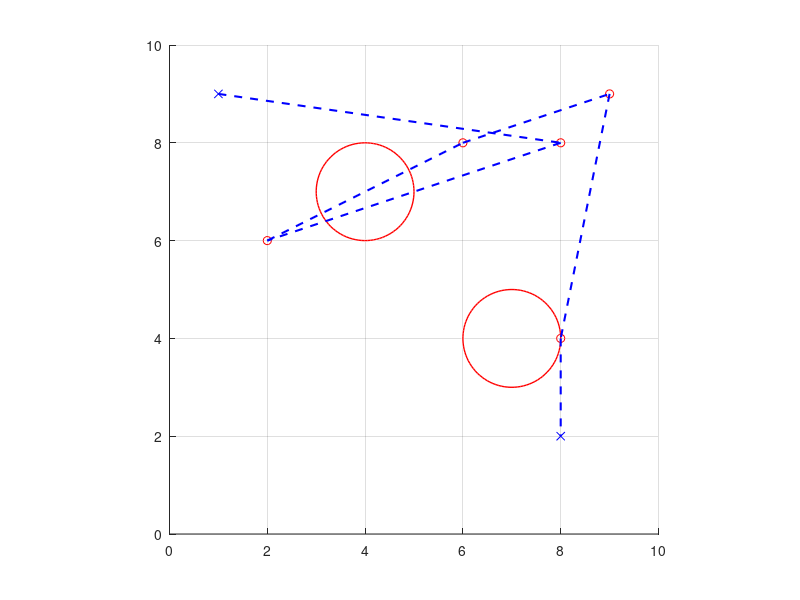

This chart was generated by the following MATLAB code: (Note: this script raises an error after producing the figure.)
%%%% TWO CIRCLE, FIVE REFERENCE POINT %%%%

clear all;
close all;

% Initial Situation

A = [1 9];
B = [8 2];

P = [8 8];
P2 = [2 6];
P3 = [6 8];
P4 = [9 9];
P5 = [8 4];

Ps = [P, P2, P3, P4, P5];

center = [4 7];
center2 = [7 4];
radius = 1;


figure(1);
xlim([0, 10]);
ylim([0, 10]);
grid on
axis square;

viscircles(center, radius, 'Color', 'r', 'LineWidth', 1);
viscircles(center2, radius, 'Color', 'r', 'LineWidth', 1);
hold on
plot(A(1), A(2), 'x', 'Color', 'b');
plot(B(1), B(2), 'x', 'Color', 'b');
for iter=1:2:length(Ps)
    % Create temporary variable due to arrays not beinge reindexable
    tempPs = [Ps(iter), Ps(iter+1)];
    plot(tempPs(1), tempPs(2), 'o', 'Color', 'r');
end

lines = [A, P, P2, P3, P4, P5, B];

for iter=1:2:(length(lines)-2)
    tempA = [lines(iter), lines(iter+1)];
    tempB = [lines(iter+2), lines(iter+3)];
    plot([tempA(1), tempB(1)], [tempA(2), tempB(2)], '--', 'Color', 'b', 'LineWidth', 1.5);
end

% Optimisation Process

Lb = [0, 0];
Ub = [10, 10];
x0 = [P, P2, P3, P4, P5];

obj = @(x)objective(x, A, B);
cons = @(x)constraints(x, A, B, center, center2, radius);


options = optimset('Display', 'iter', 'TolX', 1*exp(-6), 'TolFun', 1*exp(-6), 'MaxIter', 100, 'MaxFunEvals', 300);
x = fmincon(obj, x0, [], [], [], [], Lb, Ub, cons, options);

for iter=1:2:length(x)
    % Create temporary variable due to arrays not beinge reindexable
    tempX = [x(iter), x(iter+1)];
    plot(tempX(1), tempX(2), 'o', 'Color', 'g');
end

plot([A(1), x(1)],[A(2), x(2)],'r');
plot([x(1), x(3)], [x(2), x(4)], 'r');
plot([x(3), x(5)], [x(4), x(6)],'r');
plot([x(5), x(7)], [x(6), x(8)],'r');
plot([x(7), x(9)], [x(8), x(10)],'r');
plot([x(9), B(1)], [x(10), B(2)],'r');



